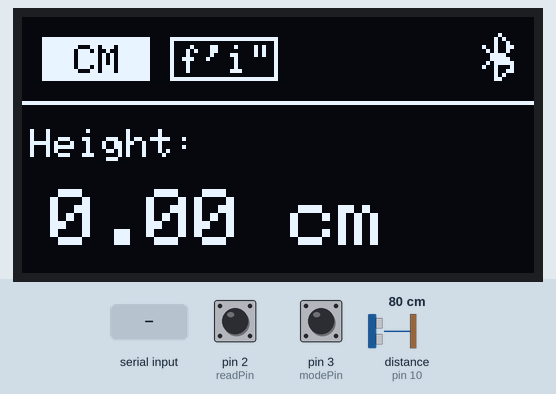
This sketch was run on a simulated Arduino Uno, built with avr-gcc and run on an emulated ATmega328P. Shown: 128×64 one-colour display. Inputs (shaded band) come from the test bench; at power-on: pin 2 (readPin) HIGH, pin 3 (modePin) HIGH, distance to the obstacle (sensor on pin 10) 80 cm. The echo pulse lasts 58.3 µs per cm; what the sketch prints to the serial monitor is not drawn.

Above: at 4.2 s.
4.3 s: pin 2 (readPin) pulled LOW for 0.15 s
5.0 s: "1" received over Serial
At 6.1 s:
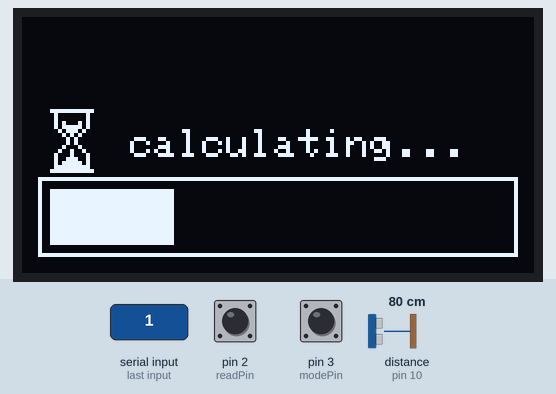
7.0 s: pin 3 (modePin) pulled LOW for 0.15 s
7.7 s: pin 3 (modePin) pulled LOW for 1 s
At 9.28 s:
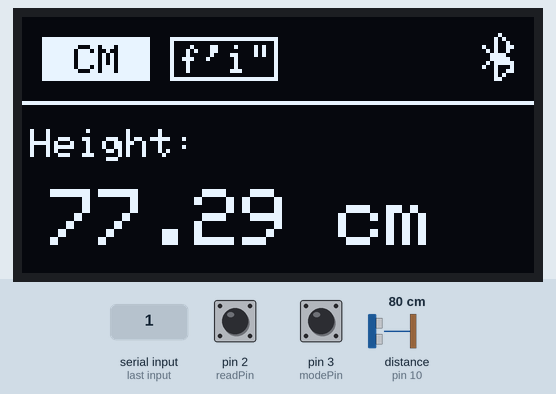
9.3 s: pin 3 (modePin) pulled LOW for 0.15 s
At 10.5 s:
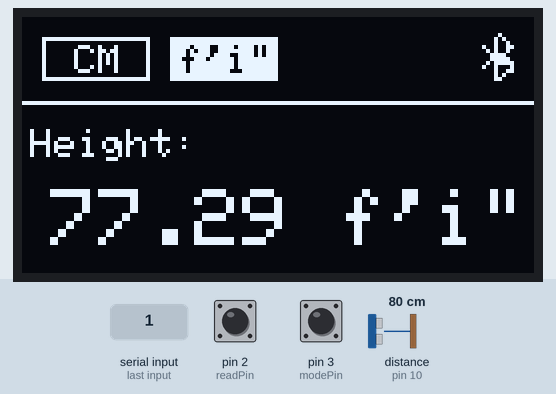
12.1 s: pin 2 (readPin) pulled LOW for 1 s
At 17.85 s:
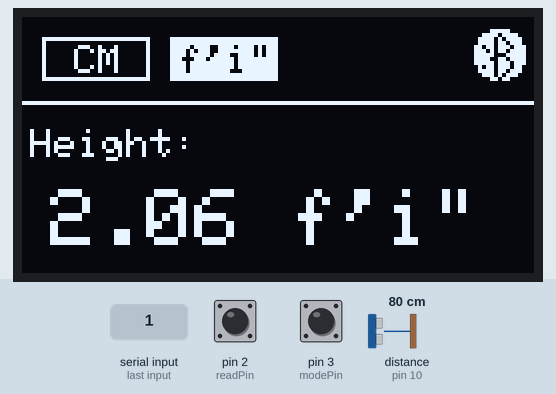

The sketch:

HeightMeasuringDevice.ino
```cpp
#include <Wire.h>
#include <Adafruit_GFX.h>
#include <Adafruit_SSD1306.h>
#include <TimerOne.h>

// Oled global code
#define SCREEN_WIDTH 128 // OLED display width, in pixels
#define SCREEN_HEIGHT 64 // OLED display height, in pixels

#define OLED_RESET     -1 // Reset pin # (or -1 if sharing Arduino reset pin)
#define SCREEN_ADDRESS 0x3C ///< See datasheet for Address; 0x3D for 128x64, 0x3C for 128x32
Adafruit_SSD1306 display(SCREEN_WIDTH, SCREEN_HEIGHT, &Wire, OLED_RESET);

static const unsigned char PROGMEM bluetooth_icon[] = {0x08,0x14,0x12,0x93,0x52,0x3c,0x3e,0x5f,0x91,0x13,0x14,0x18};
static const unsigned char PROGMEM bluetoothON_icon[] = {0x0f,0x80,0x3d,0xe0,0x7a,0xf0,0x7b,0x70,0xdb,0xb8,0xeb,0x78,0xf8,0xf8,0xf3,0x78,0xfb,0xb8,0x5b,0xb0,0x7b,0x70,0x3a,0xe0,0x0d,0x80};

// Sonar global code
const int trigPin = 9;
const int echoPin = 10;
const int numMeas = 100;
float height = 0;

// other global code
#define modePin 3
#define readPin 2
volatile bool modeState = false; // Mode of conversion ie. CM-->false or Feet and inches-->true
volatile bool isPressed = false;
int percent = 0;
volatile bool blink = false;

bool isConnected = false;

void setup() {
Serial.begin(9600);

  // SSD1306_SWITCHCAPVCC = generate display voltage from 3.3V internally
  if(!display.begin(SSD1306_SWITCHCAPVCC, SCREEN_ADDRESS)) {
    Serial.println(F("SSD1306 allocation failed"));
    for(;;); // Don't proceed, loop forever
  }
  drawWelcomeScreen();

  // Sonar Setup
  pinMode(trigPin, OUTPUT);
  pinMode(echoPin, INPUT);

  pinMode(modePin, INPUT_PULLUP);
  pinMode(readPin, INPUT_PULLUP);

  attachInterrupt(digitalPinToInterrupt(modePin), ISR_MODE, FALLING);
  attachInterrupt(digitalPinToInterrupt(readPin), ISR_READ, FALLING);

  Timer1.initialize(500000);
  Timer1.attachInterrupt(ISR_TIMER);
  Timer1.start();

  delay(3000); // Pause for 2 seconds
}

void loop() {
  // put your main code here, to run repeatedly:
  if(Serial.read() != -1) isConnected = true;
  drawMainScreen(false);
  if(isPressed){
    height = calcHeight();
    isPressed = false;
  }
  Serial.print(modeState);
  Serial.print("\t");
  Serial.print(height);
  Serial.println();
}

float calcHeight(){
  float sumHeight = 0;
  for(float i = 0; i < numMeas; i++){
    digitalWrite(trigPin, LOW);
    delayMicroseconds(10);
    digitalWrite(trigPin, HIGH);
    delayMicroseconds(10);
    digitalWrite(trigPin, LOW);
    delayMicroseconds(10);
    int pingTravelTime = pulseIn(echoPin, HIGH);
    sumHeight += (pingTravelTime * 0.033145)/2;
  }
  float averageHeight = sumHeight/ numMeas;
  drawMainScreen(true);
  if (!modeState)
    return averageHeight;
  else {
    float totalInches = averageHeight / 2.54;
    // Calculate feet and remaining inches
    int feet = int(totalInches / 12);
    float inches = (totalInches - feet * 12)/100.0;
    return feet + inches;
  }
}

void ISR_MODE(){
  modeState = !modeState;
}
void ISR_READ(){
  isPressed = true;
}
void ISR_TIMER(){
  blink = !blink;
}


void drawMainScreen(bool isLoading){
  display.clearDisplay();
  display.drawLine(127, 21, 0, 21, 1);
  String units;
  if(blink && isConnected)
    display.drawBitmap(113, 3, bluetoothON_icon, 13, 13, 1);
  else
    display.drawBitmap(115, 4, bluetooth_icon, 8, 12, 1);

  if(!modeState){
    display.fillRect(5, 5, 27, 11, 1);
    display.drawRect(37, 5, 27, 11, 1);
    display.setTextColor(BLACK);
    display.setTextSize(1);
    display.setCursor(13, 7);
    display.setTextWrap(false);
    display.print("CM");
    display.setTextColor(1);
    display.setTextSize(1);
    display.setCursor(39, 7);
    display.setTextWrap(false);
    display.print("f'i\"");
    units=" cm"; // String function
  }else{
    display.drawRect(5, 5, 27, 11, 1);
    display.fillRect(37, 5, 27, 11, 1);
    display.setTextColor(1);
    display.setTextSize(1);
    display.setCursor(13, 7);
    display.setTextWrap(false);
    display.print("CM");
    display.setTextColor(BLACK);
    display.setTextSize(1);
    display.setCursor(39, 7);
    display.setTextWrap(false);
    display.print("f'i\"");
    units = " f'i\"";
  }
  const int rectWidth = 114;
  if (isLoading){
    for (int i = 0; i < numMeas; i++){
      display.clearDisplay();
      static const unsigned char PROGMEM image_hour_glass_75_bits[] = {0xff,0xe0,0x40,0x40,0x40,0x40,0x51,0x40,0x5f,0x40,0x2e,0x80,0x15,0x00,0x0a,0x00,0x0a,0x00,0x11,0x00,0x24,0x80,0x44,0x40,0x4e,0x40,0x5f,0x40,0x7f,0xc0,0xff,0xe0};
      static const unsigned char PROGMEM image_hour_glass_77_bits[] = {0x80,0x01,0xf8,0x1f,0xc4,0x21,0xe2,0x59,0xf1,0xb1,0xfc,0x71,0xf1,0xb1,0xe2,0x59,0xc4,0x21,0xf8,0x1f,0x80,0x01};
      display.setTextColor(1);
      display.setTextSize(1);
      display.setTextWrap(false);
      display.setCursor(27, 28);
      display.print("calculating...");
      display.fillRect(7, 43, int(rectWidth*(i/100.00)), 14, 1);
      display.drawRect(4, 40, 120, 20, 1);
      if(i % 4 == 0)
        display.drawBitmap(7, 23, image_hour_glass_75_bits, 11, 16, 1);
      else if (i % 2 == 0)
        display.drawBitmap(4, 25, image_hour_glass_77_bits, 16, 11, 1);
      display.display();
      delay(15);
    }
  }
  else{
    display.setTextColor(WHITE);
    display.setTextSize(1);
    display.setCursor(2, 28);
    display.setTextWrap(false);
    display.print("Height:");

    display.setTextColor(1);
    display.setTextSize(2);
    display.setCursor(7, 43);
    display.setTextWrap(false);
    display.print(height);
    display.print(units);
  }
  display.display();
}

void drawWelcomeScreen(){
  display.clearDisplay();
  static const unsigned char PROGMEM image_music_fast_forward_bits[] = {0x00,0x00,0x00,0x00,0x00,0x00,0x00,0x00,0x00,0x80,0x40,0x00,0xc0,0x60,0x00,0xb0,0x58,0x00,0x8c,0x46,0x00,0x83,0x41,0x80,0x8c,0x46,0x00,0xb0,0x58,0x00,0xc0,0x60,0x00,0x80,0x40,0x00,0x00,0x00,0x00,0x00,0x00,0x00,0x00,0x00,0x00,0x00,0x00,0x00};
  static const unsigned char PROGMEM image_car_bits[] = {0x00,0x00,0x00,0x00,0x00,0x00,0x00,0x00,0x00,0x00,0x00,0x00,0x00,0x00,0x00,0x00,0x00,0x00,0x00,0x00,0x00,0x00,0x00,0x00,0x07,0xf0,0x00,0x0c,0x88,0x00,0x18,0x84,0x00,0x7f,0xff,0xc0,0xf7,0xfd,0xa0,0xeb,0xfa,0xe0,0x55,0xf5,0x40,0x08,0x02,0x00};
  static const unsigned char PROGMEM image_cloud_bits[] = {0x00,0x00,0x00,0x07,0xc0,0x00,0x08,0x20,0x00,0x10,0x10,0x00,0x30,0x08,0x00,0x40,0x0e,0x00,0x80,0x01,0x00,0x80,0x00,0x80,0x40,0x00,0x80,0x3f,0xff,0x00,0x00,0x00,0x00,0x00,0x00,0x00,0x00,0x00,0x00,0x00,0x00,0x00,0x00,0x00,0x00,0x00,0x00,0x00};
  static const unsigned char PROGMEM image_cloud_upload_2_bits[] = {0x00,0x00,0x00,0x07,0xc0,0x00,0x08,0x20,0x00,0x10,0x10,0x00,0x30,0x08,0x00,0x40,0x0e,0x00,0x80,0x01,0x00,0x80,0x00,0x80,0x41,0x00,0x80,0x33,0x9f,0x00,0x07,0xc0,0x00,0x01,0x00,0x00,0x03,0x00,0x00,0x02,0x00,0x00,0x04,0x00,0x00,0x00,0x00,0x00};
  static const unsigned char PROGMEM image_earth_bits[] = {0x07,0xc0,0x1e,0x70,0x27,0xf8,0x61,0xe4,0x43,0xe4,0x87,0xca,0x9f,0xf6,0xdf,0x82,0xdf,0x82,0xe3,0xc2,0x61,0xf4,0x70,0xf4,0x31,0xf8,0x1b,0xf0,0x07,0xc0,0x00,0x00};
  static const unsigned char PROGMEM image_tree_bits[] = {0x05,0x40,0x2a,0xd4,0x57,0x26,0x31,0xb8,0x5d,0xea,0x87,0x95,0x6b,0x36,0xbb,0x68,0x4f,0xfd,0x37,0xc6,0x51,0xa9,0x29,0x82,0x01,0x80,0x01,0x80,0x03,0xc0,0x0f,0xf0};
  static const unsigned char PROGMEM image_toilets_gentlemen_bits[] = {0x10,0x38,0x38,0x10,0x6c,0xfe,0xee,0xfe,0xee,0xfe,0x7c,0x6c,0x6c,0x28,0x28,0x6c};
  static const unsigned char PROGMEM image_weather_umbrella_bits[] = {0x00,0x00,0x01,0x00,0x07,0xc0,0x1f,0xf0,0x3f,0xf8,0x7f,0xfc,0xff,0xfe,0x01,0x00,0x01,0x00,0x01,0x00,0x01,0x00,0x01,0x00,0x01,0x00,0x05,0x00,0x02,0x00,0x00,0x00};
  static const unsigned char PROGMEM image_weather_cloud_snow_bits[] = {0x00,0x00,0x00,0x07,0xc0,0x00,0x08,0x20,0x00,0x10,0x10,0x00,0x30,0x08,0x00,0x40,0x0e,0x00,0x80,0x01,0x00,0x80,0x00,0x80,0x40,0x00,0x80,0x3f,0xff,0x00,0x00,0x00,0x00,0x09,0x4a,0x00,0x20,0x00,0x00,0x08,0x90,0x00,0x22,0x44,0x00,0x00,0x00,0x00};
  static const unsigned char PROGMEM image_weather_cloud_rain_bits[] = {0x00,0x00,0x00,0x07,0xc0,0x00,0x08,0x20,0x00,0x10,0x10,0x00,0x30,0x08,0x00,0x40,0x0e,0x00,0x80,0x01,0x00,0x80,0x00,0x80,0x40,0x00,0x80,0x3f,0xff,0x00,0x01,0x10,0x00,0x22,0x22,0x00,0x44,0x84,0x00,0x91,0x28,0x00,0x22,0x40,0x00,0x00,0x80,0x00};
  static const unsigned char PROGMEM image_plane_bits[] = {0x00,0x07,0x70,0x09,0x8e,0x11,0xc1,0xa2,0x30,0x44,0x0c,0x08,0x03,0x10,0x01,0x08,0x02,0xc8,0x05,0x44,0x7a,0x24,0x8c,0x24,0x64,0x12,0x14,0x12,0x14,0x0a,0x08,0x0c};
  static const unsigned char PROGMEM image_weather_cloud_sunny_bits[] = {0x00,0x20,0x00,0x02,0x02,0x00,0x00,0x70,0x00,0x01,0x8c,0x00,0x09,0x04,0x80,0x02,0x02,0x00,0x02,0x02,0x00,0x07,0x82,0x00,0x08,0x44,0x80,0x10,0x2c,0x00,0x30,0x30,0x00,0x60,0x1e,0x00,0x80,0x03,0x00,0x80,0x01,0x00,0x80,0x01,0x00,0x7f,0xfe,0x00};
  display.setTextColor(1);
  display.setTextSize(3);
  display.setTextWrap(false);
  display.setCursor(3, 18);
  display.print("Welcome");
  display.drawBitmap(39, 47, image_music_fast_forward_bits, 17, 16, 1);
  display.drawBitmap(17, 47, image_car_bits, 19, 16, 1);
  display.drawBitmap(104, 6, image_cloud_bits, 17, 16, 1);
  display.drawBitmap(7, 2, image_cloud_upload_2_bits, 17, 16, 1);
  display.drawBitmap(106, 40, image_earth_bits, 15, 16, 1);
  display.drawBitmap(59, 47, image_tree_bits, 16, 16, 1);
  display.drawBitmap(5, 47, image_toilets_gentlemen_bits, 7, 16, 1);
  display.drawBitmap(7, 39, image_weather_umbrella_bits, 15, 16, 1);
  display.drawBitmap(81, 8, image_weather_cloud_snow_bits, 17, 16, 1);
  display.drawBitmap(32, -1, image_weather_cloud_rain_bits, 17, 16, 1);
  display.drawBitmap(84, 44, image_plane_bits, 16, 16, 1);
  display.drawBitmap(58, 2, image_weather_cloud_sunny_bits, 17, 16, 1);
  display.display();
}
```

Measured:
- after the input at 7.7 s, the display: first differs from a run without the input after 1.5 s (image 2)
- after the input at 9.3 s, the display: changes after 0.05 s (image 3)
- after the input at 12.1 s, the display: first changes after 0.58 s (image 4 shows a later state)
- what the display in image 3 shows lasts 0.5 s, from 10.1 s to 10.6 s
